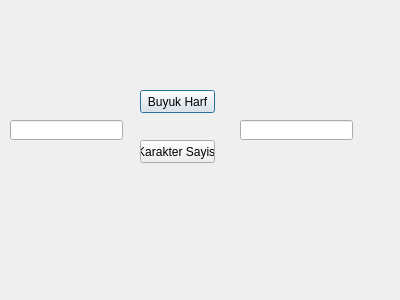
<?xml version="1.0" encoding="UTF-8"?>
<ui version="4.0">
 <class>QT_Uygulama1</class>
 <widget class="QDialog" name="QT_Uygulama1">
  <property name="geometry">
   <rect>
    <x>0</x>
    <y>0</y>
    <width>400</width>
    <height>300</height>
   </rect>
  </property>
  <property name="windowTitle">
   <string>Dialog</string>
  </property>
  <widget class="QPushButton" name="buyuk_harfe_cevir_btn">
   <property name="geometry">
    <rect>
     <x>140</x>
     <y>90</y>
     <width>75</width>
     <height>23</height>
    </rect>
   </property>
   <property name="text">
    <string>Buyuk Harf</string>
   </property>
  </widget>
  <widget class="QPushButton" name="karakter_sayisi_bul">
   <property name="geometry">
    <rect>
     <x>140</x>
     <y>140</y>
     <width>75</width>
     <height>23</height>
    </rect>
   </property>
   <property name="text">
    <string>Karakter Sayisi</string>
   </property>
  </widget>
  <widget class="QLineEdit" name="giris">
   <property name="geometry">
    <rect>
     <x>10</x>
     <y>120</y>
     <width>113</width>
     <height>20</height>
    </rect>
   </property>
  </widget>
  <widget class="QLineEdit" name="sonuc">
   <property name="geometry">
    <rect>
     <x>240</x>
     <y>120</y>
     <width>113</width>
     <height>20</height>
    </rect>
   </property>
  </widget>
 </widget>
 <resources/>
 <connections/>
</ui>
